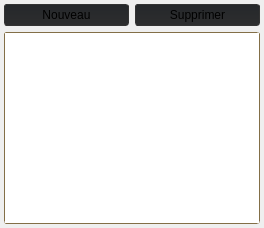
  <widget class="QDockWidget" name="dockPatrolEditor">
   <property name="font">
    <font>
     <family>Futura-Medium</family>
     <pointsize>11</pointsize>
    </font>
   </property>
   <property name="styleSheet">
    <string notr="true">#dockPatrolEditor{
background-color: #907a4e;
	color: #cccccc;
}
QDockWidget::title {
 text-align: center; 
}</string>
   </property>
   <property name="floating">
    <bool>false</bool>
   </property>
   <property name="allowedAreas">
    <set>Qt::LeftDockWidgetArea|Qt::RightDockWidgetArea</set>
   </property>
   <property name="windowTitle">
    <string>Chemins</string>
   </property>
   <attribute name="dockWidgetArea">
    <number>2</number>
   </attribute>
   <widget class="QWidget" name="dockWidgetContents_4">
    <layout class="QVBoxLayout" name="verticalLayout_3">
     <property name="leftMargin">
      <number>4</number>
     </property>
     <property name="topMargin">
      <number>4</number>
     </property>
     <property name="rightMargin">
      <number>4</number>
     </property>
     <property name="bottomMargin">
      <number>4</number>
     </property>
     <item>
      <layout class="QHBoxLayout" name="horizontalLayout_5">
       <item>
        <widget class="QPushButton" name="addPatrol">
         <property name="styleSheet">
          <string notr="true">QPushButton {
border: 1px solid #333333;
border-radius: 3px;
	background-color: qlineargradient(spread:pad, x1:0, y1:1, x2:0, y2:0, stop:0 rgba(45, 45, 46, 255), stop:1 rgba(37, 40, 43, 255));
padding: 3px 20px;

}

QPushButton:hover {
	background-color: qlineargradient(spread:pad, x1:0, y1:1, x2:0, y2:0, stop:0 rgba(37, 37, 38, 255), stop:1 rgba(27, 29, 31, 255));
}
</string>
         </property>
         <property name="text">
          <string>Nouveau</string>
         </property>
         <property name="icon">
          <iconset resource="MainFrame.qrc">
           <normaloff>:/MainFrame/Resources/Icons_New/plus-math.png</normaloff>:/MainFrame/Resources/Icons_New/plus-math.png</iconset>
         </property>
        </widget>
       </item>
       <item>
        <widget class="QPushButton" name="removePatrol">
         <property name="styleSheet">
          <string notr="true">QPushButton {
border: 1px solid #333333;
border-radius: 3px;
	background-color: qlineargradient(spread:pad, x1:0, y1:1, x2:0, y2:0, stop:0 rgba(45, 45, 46, 255), stop:1 rgba(37, 40, 43, 255));
padding: 3px 20px;

}

QPushButton:hover {
	background-color: qlineargradient(spread:pad, x1:0, y1:1, x2:0, y2:0, stop:0 rgba(37, 37, 38, 255), stop:1 rgba(27, 29, 31, 255));
}
</string>
         </property>
         <property name="text">
          <string>Supprimer</string>
         </property>
         <property name="icon">
          <iconset resource="MainFrame.qrc">
           <normaloff>:/MainFrame/Resources/Icons_New/trash.png</normaloff>:/MainFrame/Resources/Icons_New/trash.png</iconset>
         </property>
        </widget>
       </item>
      </layout>
     </item>
     <item>
      <widget class="QListWidget" name="patrolList">
       <property name="styleSheet">
        <string notr="true">QListWidget {
    border: 1px solid gray;
    border-radius: 3px;
    margin-top: 0.5em;
	border-color: rgb(131, 111, 71);
}
</string>
       </property>
       <property name="editTriggers">
        <set>QAbstractItemView::NoEditTriggers</set>
       </property>
      </widget>
     </item>
    </layout>
   </widget>
  </widget>
